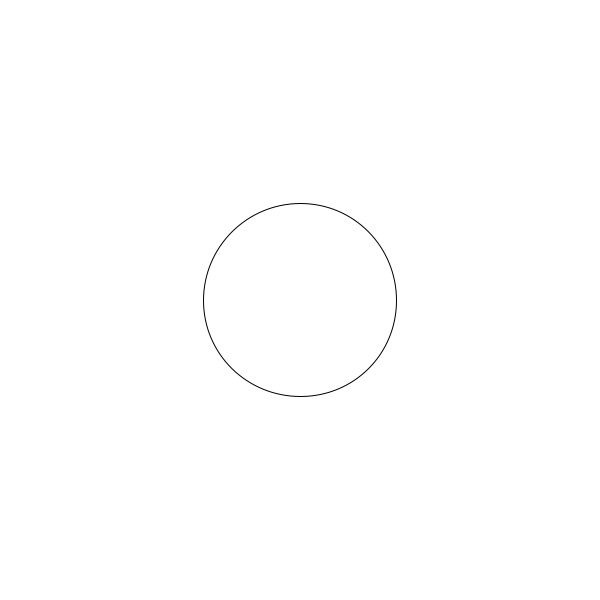
Frame 1 (no input)
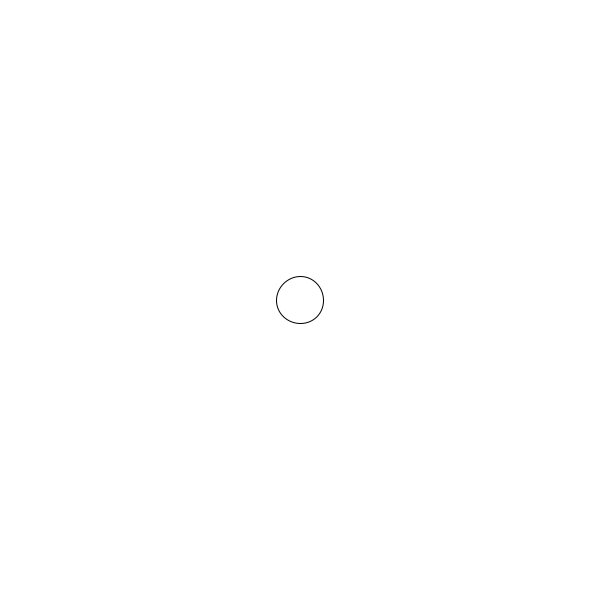
Frame 60 (the mouse pressed at the canvas centre just before this capture)
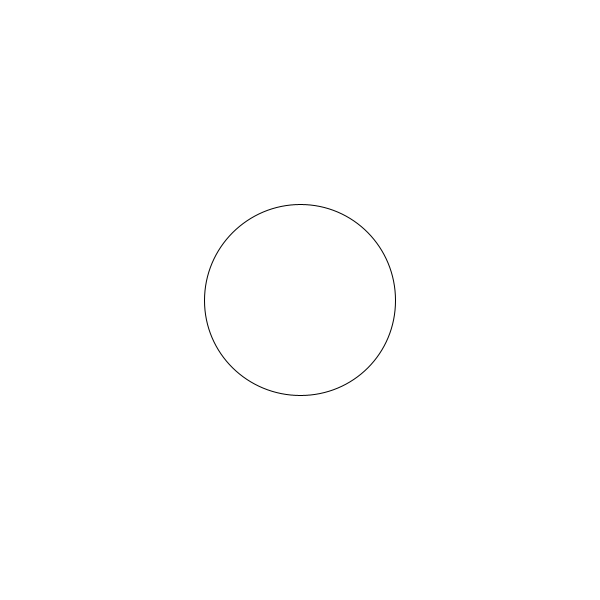
Frame 120 (the mouse held since frame 60 and released just before this capture)

The Processing sketch that drew these frames (run headless with seeded random() and noise(); from frame 60 on, the mouse is pressed at the canvas centre):

// Processing sketch: s02e02_zmienne
// ── s02e02_zmienne.pde
void setup(){
  size(600,600);
}

void draw(){
  background(255);
  float wynikLosowania = random(300);
  ellipse(300, 300, wynikLosowania, wynikLosowania);
}
